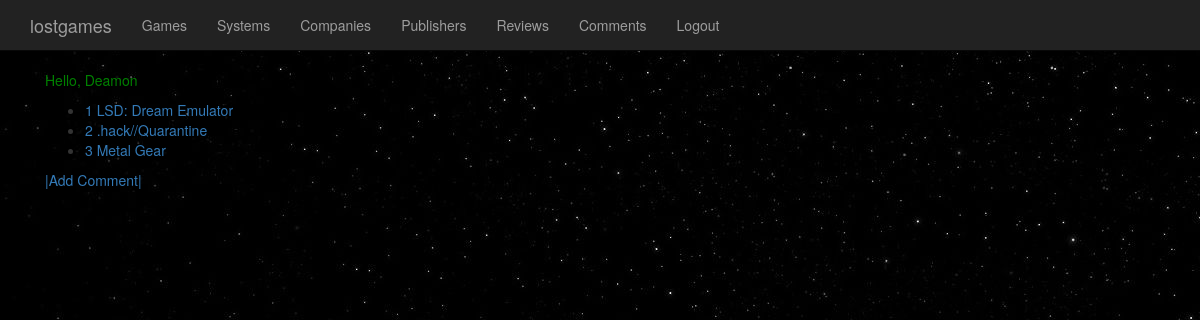
The page /core/comments/ (signed in) on the database as committed earlier.
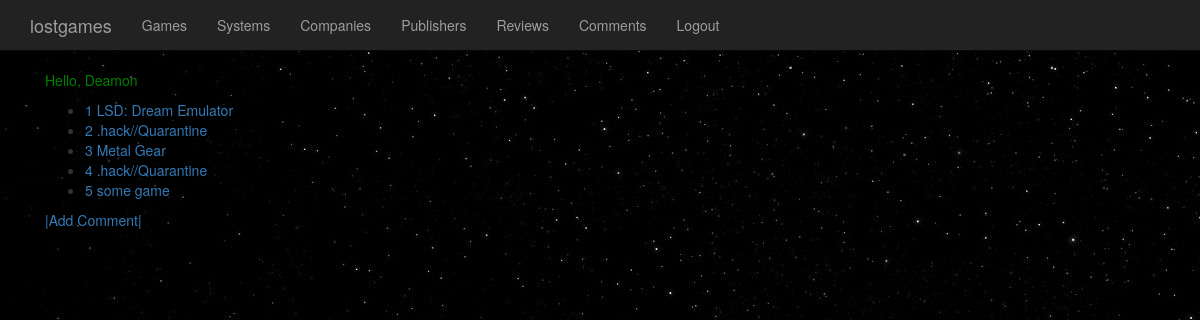
The same page on the database as committed later.
### lostgames/models.py (models this page shows, shortened)
class Comment(models.Model):
    game = models.ForeignKey(Game, on_delete=models.CASCADE)
    comment_text = models.TextField(blank=False, max_length=2500)
    user = models.ForeignKey(User, null=False, on_delete=models.CASCADE)
    created = models.DateTimeField(auto_now_add=True)
    modified = models.DateTimeField(auto_now=True)
    likes = models.PositiveIntegerField(default=0)

class Game(models.Model):
    Genre = (
    ('ACTION', 'Action'),
    ('ADVENTURE', 'Adventure'),
    ('STEALTH', 'Stealth'),
    ('FPS', 'First-Person Shooter'),
    ('PUZZLE', 'Puzzle'),
    ('SIM','Simulator'),
    ('OPEN_WORLD','Open World'),
    ('RPG','Role-Playing Game'),
    ('JRPG', 'Japanese Role-Playing Game'),
    ('STRATEGY', 'Strategy'),
    ('MMO', 'Massively Mutliplayer OnLine'),
    ('PLATFORM', 'Platform'),
    ('MOBA', 'Mutliplayer Online Battle Arena'),
    ('INDIE', 'Indie')
    )
    category = models.CharField(
        max_length=128,
        null=False,
        blank=False,
        choices=Genre,
        default="Adventure")
    title = models.CharField(max_length=256)
    box_art = models.OneToOneField('Photo', null=True, related_name='box_art')
    release_date = models.DateField(db_index=True)
    systems = models.ManyToManyField('System')
    company = models.ForeignKey('Company', null=True)
    publisher = models.ForeignKey('Publisher', null=True, on_delete=models.SET_NULL)
    director = models.ForeignKey('Director', null=True, on_delete=models.SET_NULL)
    plot_summary = models.TextField()
    views = models.PositiveIntegerField(default=0, null=False, db_index=True)
    date_added = models.DateTimeField(auto_now_add=True, db_index=True)
    is_shown =  models.BooleanField(null=False, default=False, db_index=True)
    def __str__(self):
        return self.title

### lostgames/views.py (the view)
@login_required()
def view_comments(request):
    comments = Comment.objects.all()
    context = { 'comments': comments }
    return render(request, 'lostgames/comments.html', context)

### lostgames/templates/lostgames/comments.html (shortened to what this page needs)
{% extends 'lostgames/base.html' %}
{% block content %}
{% if comments %}
<ul>
{% for comment in comments %}
    <li><a href="/core/comments/{{ comment.id }}/">{{ comment.id }} {{ comment.game }}</a></li>
{% endfor %}
</ul>
{% endif %}
<p>
  <a href="{% url 'game:create_comment' %}">|Add Comment|
</p>
{% endblock %}

Rows that differ between the two databases and show on the page:
added Comment: id "4", game ".hack//Quarantine"
added Comment: id "5", game "some game"
